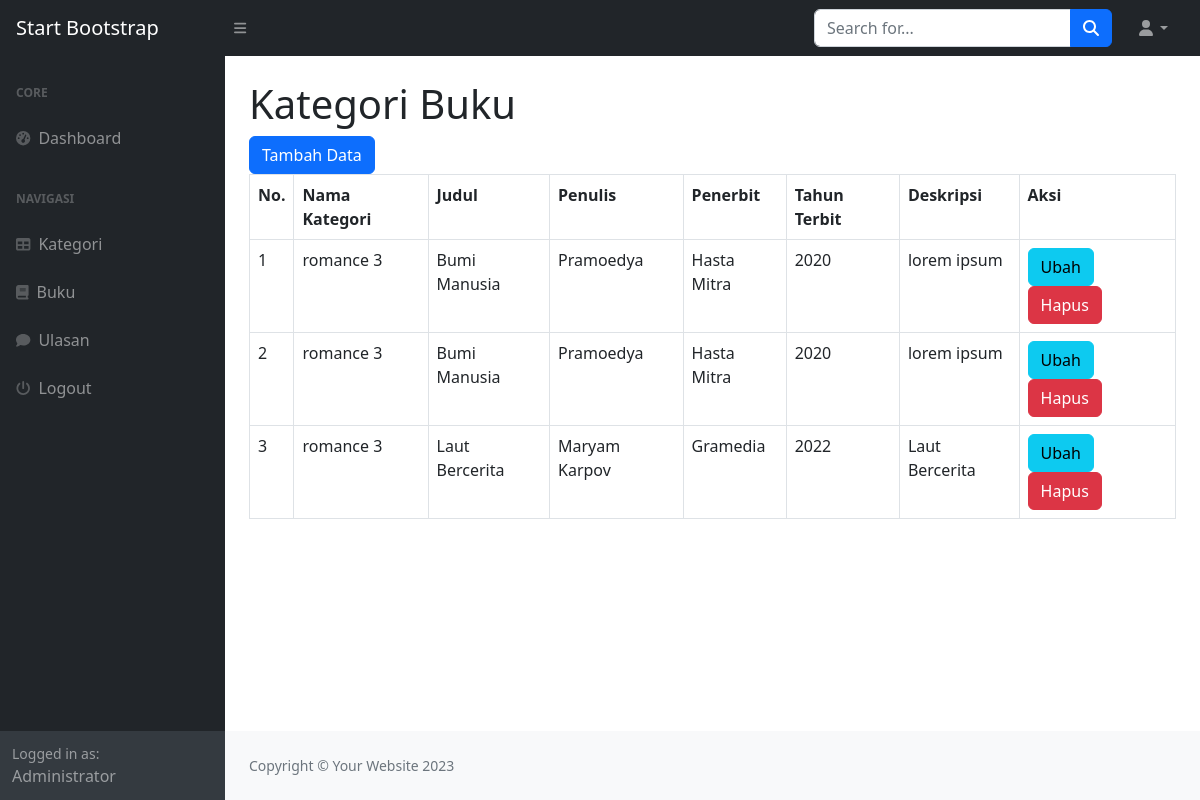
Page /index.php?page=buku (signed in) on the committed database.
### tables this page shows
CREATE TABLE `buku` (
  `id_buku` int(11) NOT NULL,
  `id_kategori` int(11) DEFAULT NULL,
  `judul` varchar(255) DEFAULT NULL,
  `penulis` varchar(255) DEFAULT NULL,
  `penerbit` varchar(255) DEFAULT NULL,
  `tahun_terbit` varchar(255) DEFAULT NULL,
  `deskripsi` text
);

CREATE TABLE `kategori` (
  `id_kategori` int(11) NOT NULL,
  `kategori` varchar(255) NOT NULL
);

### buku.php (the view)
<h1 class="mt-4">Kategori Buku</h1>
<div class="row">
    <div class="col-md-12">
        <a href="?page=buku_tambah" class="btn btn-primary">Tambah Data</a>
        <table class="table table-bordered" id="dataTable" width="100%" cellspacing="0">
            <tr>
                <th>No.</th>
                <th>Nama Kategori</th>
                <th>Judul</th>
                <th>Penulis</th>
                <th>Penerbit</th>
                <th>Tahun Terbit</th>
                <th>Deskripsi</th>
                <th>Aksi</th>
            </tr>
            <?php
                $i=1;
                $query = mysqli_query($koneksi, "SELECT * FROM buku LEFT JOIN kategori ON buku.id_kategori = kategori.id_kategori");
                while ($data = mysqli_fetch_array($query)) :
            ?>
            <tr>
                <td><?= $i++; ?></td>
                <td><?= $data['kategori']; ?></td>
                <td><?= $data['judul']; ?></td>
                <td><?= $data['penulis']; ?></td>
                <td><?= $data['penerbit']; ?></td>
                <td><?= $data['tahun_terbit']; ?></td>
                <td><?= $data['deskripsi']; ?></td>
                <td>
                    <a href="?page=buku_ubah&&id=<?= $data['id_buku']?>" class="btn btn-info">Ubah</a>
                    <a onclick="return confirm('Apakah anda yakin menghapus data ini')" href="?page=buku_hapus&&id=<?= $data['id_buku']?>" class="btn btn-danger">Hapus</a>
                </td>
            </tr>
            <?php endwhile; ?>
        </table>
    </div>
</div>

### rows in the picture
buku: id_kategori.kategori "romance 3", judul "Bumi Manusia", penulis "Pramoedya", penerbit "Hasta Mitra", tahun_terbit "2020", deskripsi "lorem ipsum"
buku: id_kategori.kategori "romance 3", judul "Bumi Manusia", penulis "Pramoedya", penerbit "Hasta Mitra", tahun_terbit "2020", deskripsi "lorem ipsum"
buku: id_kategori.kategori "romance 3", judul "Laut Bercerita", penulis "Maryam Karpov", penerbit "Gramedia", tahun_terbit "2022", deskripsi "Laut Bercerita"

### other values in the picture
$_SESSION['user']['nama'] "Administrator"
